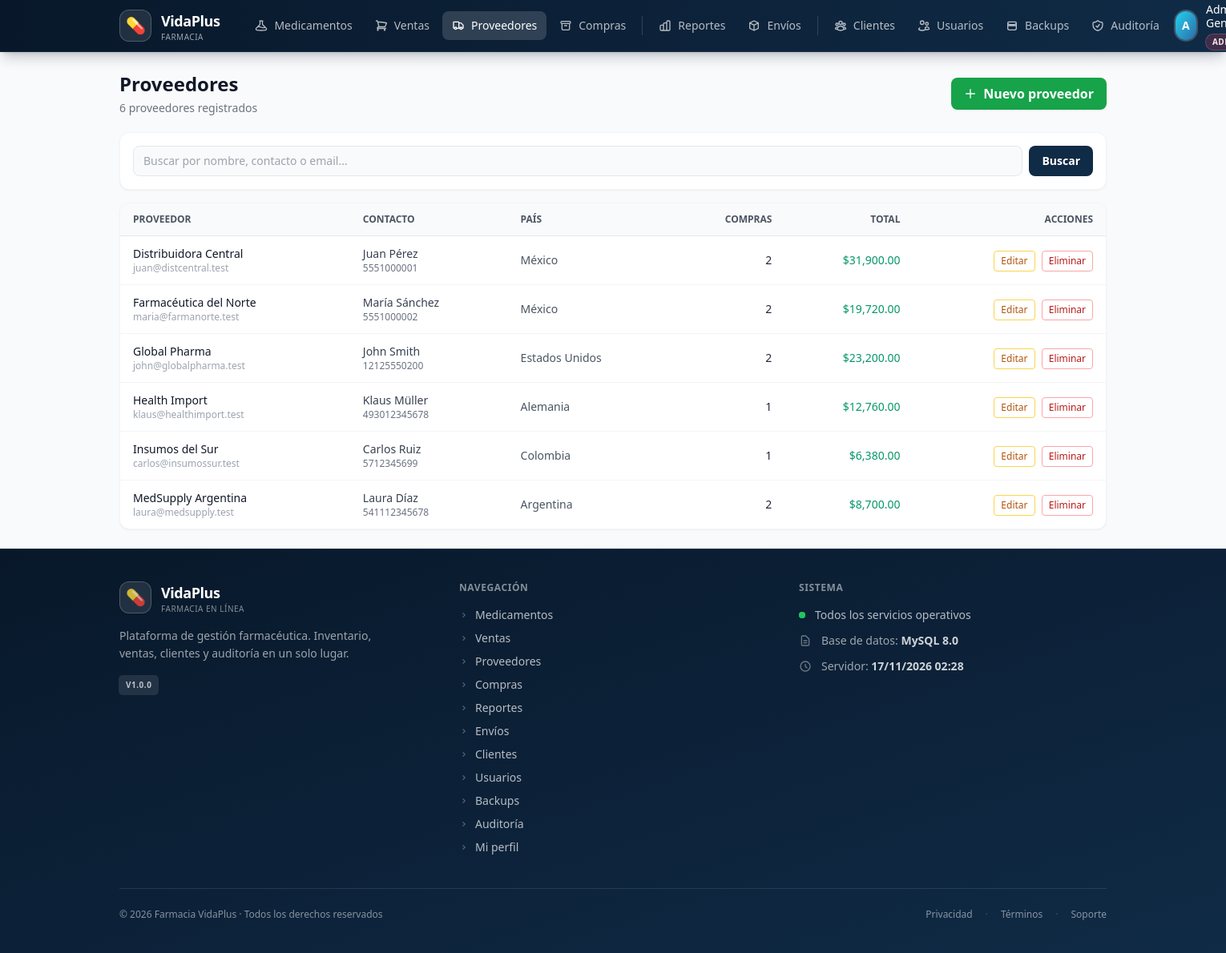
Screenshot of /modules/proveedores.php (signed in) with the database file from the repository.
### tables this page shows
CREATE TABLE proveedores (
    id_proveedor INT UNSIGNED AUTO_INCREMENT PRIMARY KEY,
    nombre       VARCHAR(100) NOT NULL,
    id_pais      INT UNSIGNED NOT NULL,
    contacto     VARCHAR(100) NOT NULL,
    telefono     VARCHAR(15)  NOT NULL,
    email        VARCHAR(100) NULL,
    activo       TINYINT(1)   NOT NULL DEFAULT 1,
    CONSTRAINT uq_proveedores_nombre UNIQUE (nombre),
    CONSTRAINT uq_proveedores_email  UNIQUE (email),
    CONSTRAINT fk_proveedores_pais FOREIGN KEY (id_pais)
      REFERENCES paises(id_pais) ON DELETE RESTRICT ON UPDATE CASCADE
);

CREATE TABLE paises (
    id_pais      INT UNSIGNED AUTO_INCREMENT PRIMARY KEY,
    iso2         CHAR(2)     NOT NULL,
    iso3         CHAR(3)     NOT NULL,
    nombre       VARCHAR(80) NOT NULL,
    nacionalidad VARCHAR(50) NOT NULL,
    codigo_tel   VARCHAR(5)  NOT NULL,
    activo       TINYINT(1)  NOT NULL DEFAULT 1,
    CONSTRAINT uq_paises_iso2    UNIQUE (iso2),
    CONSTRAINT uq_paises_iso3    UNIQUE (iso3),
    CONSTRAINT uq_paises_nombre  UNIQUE (nombre),
    CONSTRAINT chk_paises_iso2 CHECK (iso2 = UPPER(iso2) AND CHAR_LENGTH(iso2) = 2),
    CONSTRAINT chk_paises_iso3 CHECK (iso3 = UPPER(iso3) AND CHAR_LENGTH(iso3) = 3)
);

### includes/helpers.php (called while the page is built, shortened)
<?php
function e(?string $str): string
{
    return htmlspecialchars($str ?? '', ENT_QUOTES, 'UTF-8');
}

### modules/proveedores.php (the view, shortened to what this page needs)
<?php
$accion = $_GET['accion'] ?? 'listar';
match($accion) {
    'crear'    => accionCrear(),
    'editar'   => accionEditar(),
    'eliminar' => accionEliminar(),
    default    => accionListar(),
};
function accionListar(): void
{
    $pdo = pdoActual();
    $busqueda = trim($_GET['q'] ?? '');
    $where  = [];
    $params = [];
    $whereSql = $where ? 'WHERE ' . implode(' AND ', $where) : '';
    $stmt = $pdo->prepare("
        SELECT p.*, pa.nombre AS pais,
               (SELECT COUNT(*) FROM compras c WHERE c.id_proveedor = p.id_proveedor) AS num_compras,
               (SELECT COALESCE(SUM(total),0) FROM compras c WHERE c.id_proveedor = p.id_proveedor AND c.estado='recibida') AS total_comprado
        FROM proveedores p
        INNER JOIN paises pa ON p.id_pais = pa.id_pais
        $whereSql
        ORDER BY p.nombre
    ");
    $stmt->execute($params);
    $rows = $stmt->fetchAll();
    require __DIR__ . '/../includes/header.php';
    ?>
    <div class="flex flex-col sm:flex-row sm:items-center sm:justify-between gap-3 mb-5">
        <div>
            <h1 class="text-2xl font-bold text-gray-900">Proveedores</h1>
            <p class="text-sm text-gray-500 mt-1"><?= count($rows) ?> proveedor<?= count($rows) !== 1 ? 'es' : '' ?> registrado<?= count($rows) !== 1 ? 's' : '' ?></p>
        </div>
        <a href="/modules/proveedores.php?accion=crear"
           class="inline-flex items-center gap-2 bg-green-600 hover:bg-green-700 text-white font-semibold px-4 py-2 rounded-lg transition shadow-sm">
            <svg class="w-4 h-4" fill="none" stroke="currentColor" viewBox="0 0 24 24">
                <path stroke-linecap="round" stroke-linejoin="round" stroke-width="2" d="M12 4v16m8-8H4"/>
            </svg>
            Nuevo proveedor
        </a>
    </div>
    <form method="GET" class="bg-white rounded-xl shadow-sm border border-gray-100 p-4 mb-4">
        <div class="flex gap-2">
            <input type="text" name="q" value="<?= e($busqueda) ?>" placeholder="Buscar por nombre, contacto o email..."
                   class="flex-1 px-3 py-2 text-sm bg-gray-50 border border-gray-200 rounded-lg focus:bg-white focus:border-primary-500 outline-none transition">
            <button class="bg-primary-700 hover:bg-primary-800 text-white text-sm font-semibold px-4 py-2 rounded-lg transition">Buscar</button>
        </div>
    </form>
    <div class="bg-white rounded-xl shadow-sm border border-gray-100 overflow-hidden">
        <div class="overflow-x-auto">
            <table class="min-w-full divide-y divide-gray-200">
                <thead class="bg-gray-50">
                    <tr>
                        <th class="px-4 py-3 text-left text-xs font-semibold text-gray-600 uppercase">Proveedor</th>
                        <th class="px-4 py-3 text-left text-xs font-semibold text-gray-600 uppercase">Contacto</th>
                        <th class="px-4 py-3 text-left text-xs font-semibold text-gray-600 uppercase">País</th>
                        <th class="px-4 py-3 text-right text-xs font-semibold text-gray-600 uppercase">Compras</th>
                        <th class="px-4 py-3 text-right text-xs font-semibold text-gray-600 uppercase">Total</th>
                        <th class="px-4 py-3 text-right text-xs font-semibold text-gray-600 uppercase">Acciones</th>
                    </tr>
                </thead>
                <tbody class="divide-y divide-gray-100">
                <?php if (empty($rows)): ?>
                    <tr><td colspan="6" class="px-4 py-10 text-center text-gray-400">Sin proveedores registrados</td></tr>
                <?php else: foreach ($rows as $p): ?>
                    <tr class="hover:bg-gray-50">
                        <td class="px-4 py-3">
                            <div class="text-sm font-medium text-gray-900"><?= e($p['nombre']) ?></div>
                            <div class="text-xs text-gray-400"><?= e($p['email']) ?></div>
                        </td>
                        <td class="px-4 py-3">
                            <div class="text-sm text-gray-700"><?= e($p['contacto']) ?></div>
                            <div class="text-xs text-gray-500"><?= e($p['telefono']) ?></div>
                        </td>
                        <td class="px-4 py-3 text-sm text-gray-600"><?= e($p['pais']) ?></td>
                        <td class="px-4 py-3 text-sm text-right"><?= (int)$p['num_compras'] ?></td>
                        <td class="px-4 py-3 text-sm text-right font-medium text-emerald-600">$<?= number_format((float)$p['total_comprado'], 2) ?></td>
                        <td class="px-4 py-3 text-right whitespace-nowrap space-x-1">
                            <a href="/modules/proveedores.php?accion=editar&id=<?= (int)$p['id_proveedor'] ?>"
                               class="inline-flex items-center gap-1 text-xs px-2 py-1 rounded border border-amber-300 text-amber-700 hover:bg-amber-50 transition">Editar</a>
                            <a href="/modules/proveedores.php?accion=eliminar&id=<?= (int)$p['id_proveedor'] ?>"
                               class="inline-flex items-center gap-1 text-xs px-2 py-1 rounded border border-red-300 text-red-700 hover:bg-red-50 transition">Eliminar</a>
                        </td>
                    </tr>
                <?php endforeach; endif; ?>
                </tbody>
            </table>
        </div>
    </div>
    <?php require __DIR__ . '/../includes/footer.php';
}
    ?>

### rows the page displays
proveedores: nombre "Distribuidora Central", email "juan@distcentral.test", contacto "Juan Pérez", telefono "5551000001", id_pais.nombre "México", num_compras "2", total_comprado "31,900.00"
proveedores: nombre "Farmacéutica del Norte", email "maria@farmanorte.test", contacto "María Sánchez", telefono "5551000002", id_pais.nombre "México", num_compras "2", total_comprado "19,720.00"
proveedores: nombre "Global Pharma", email "john@globalpharma.test", contacto "John Smith", telefono "12125550200", id_pais.nombre "Estados Unidos", num_compras "2", total_comprado "23,200.00"
proveedores: nombre "Health Import", email "klaus@healthimport.test", contacto "Klaus Müller", telefono "493012345678", id_pais.nombre "Alemania", num_compras "1", total_comprado "12,760.00"
proveedores: nombre "Insumos del Sur", email "carlos@insumossur.test", contacto "Carlos Ruiz", telefono "5712345699", id_pais.nombre "Colombia", num_compras "1", total_comprado "6,380.00"
proveedores: nombre "MedSupply Argentina", email "laura@medsupply.test", contacto "Laura Díaz", telefono "541112345678", id_pais.nombre "Argentina", num_compras "2", total_comprado "8,700.00"

### other values shown
$item['label'] "Medicamentos"
$item['label'] "Ventas"
$item['label'] "Proveedores"
$item['label'] "Compras"
$item['label'] "Reportes"
$item['label'] "Envíos"
$item['label'] "Clientes"
$item['label'] "Usuarios"
$item['label'] "Backups"
$item['label'] "Auditoría"
$inicial "A"
count($rows) "6"
